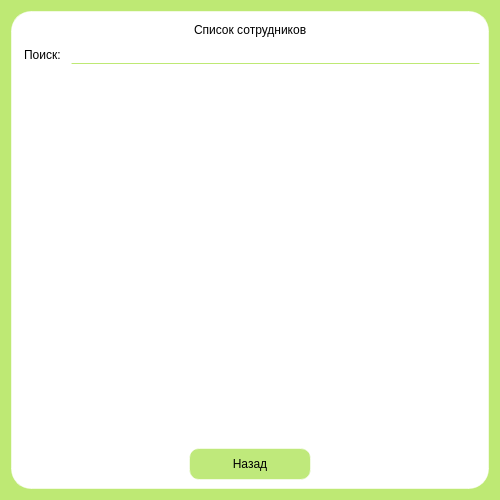
<?xml version="1.0" encoding="UTF-8"?>
<ui version="4.0">
 <class>PersonsWindow</class>
 <widget class="QWidget" name="PersonsWindow">
  <property name="geometry">
   <rect>
    <x>0</x>
    <y>0</y>
    <width>500</width>
    <height>500</height>
   </rect>
  </property>
  <property name="minimumSize">
   <size>
    <width>0</width>
    <height>0</height>
   </size>
  </property>
  <property name="maximumSize">
   <size>
    <width>16777215</width>
    <height>16777215</height>
   </size>
  </property>
  <property name="windowTitle">
   <string>Dialog</string>
  </property>
  <property name="styleSheet">
   <string notr="true">background-color: rgb(190, 233, 116);</string>
  </property>
  <layout class="QGridLayout" name="gridLayout">
   <item row="0" column="0">
    <widget class="QWidget" name="widget" native="true">
     <property name="styleSheet">
      <string notr="true">background-color: rgb(255, 255, 255);
border: 1px solid rgba(255, 255, 255, 140);
border-radius: 20px;
</string>
     </property>
     <layout class="QVBoxLayout" name="verticalLayout">
      <item>
       <layout class="QHBoxLayout" name="horizontalLayout">
        <item>
         <spacer name="horizontalSpacer_2">
          <property name="orientation">
           <enum>Qt::Horizontal</enum>
          </property>
          <property name="sizeHint" stdset="0">
           <size>
            <width>40</width>
            <height>20</height>
           </size>
          </property>
         </spacer>
        </item>
        <item>
         <widget class="QLabel" name="label_2">
          <property name="text">
           <string>Список сотрудников</string>
          </property>
         </widget>
        </item>
        <item>
         <spacer name="horizontalSpacer_3">
          <property name="orientation">
           <enum>Qt::Horizontal</enum>
          </property>
          <property name="sizeHint" stdset="0">
           <size>
            <width>40</width>
            <height>20</height>
           </size>
          </property>
         </spacer>
        </item>
       </layout>
      </item>
      <item>
       <layout class="QHBoxLayout" name="horizontalLayout_3">
        <item>
         <widget class="QLabel" name="label">
          <property name="text">
           <string>Поиск:</string>
          </property>
         </widget>
        </item>
        <item>
         <widget class="QLineEdit" name="Search">
          <property name="styleSheet">
           <string notr="true">border-bottom-color: rgb(190, 233, 116);</string>
          </property>
         </widget>
        </item>
       </layout>
      </item>
      <item>
       <widget class="QTableView" name="table_persons">
        <property name="styleSheet">
         <string notr="true"/>
        </property>
       </widget>
      </item>
      <item>
       <layout class="QHBoxLayout" name="horizontalLayout_2">
        <item>
         <spacer name="horizontalSpacer_4">
          <property name="orientation">
           <enum>Qt::Horizontal</enum>
          </property>
          <property name="sizeHint" stdset="0">
           <size>
            <width>40</width>
            <height>20</height>
           </size>
          </property>
         </spacer>
        </item>
        <item>
         <widget class="QPushButton" name="return_emp">
          <property name="styleSheet">
           <string notr="true">QPushButton {
color: black;
background-color: rgb(191, 233, 123);
border-radius: 10px;
width: 120px;
height: 30px;
} 
QPushButton:hover{
background-color: rgba(191, 233,140);
}

QPushButton:pressed{
background-color: rgba(191, 233,180);
}</string>
          </property>
          <property name="text">
           <string>Назад</string>
          </property>
         </widget>
        </item>
        <item>
         <spacer name="horizontalSpacer_5">
          <property name="orientation">
           <enum>Qt::Horizontal</enum>
          </property>
          <property name="sizeHint" stdset="0">
           <size>
            <width>40</width>
            <height>20</height>
           </size>
          </property>
         </spacer>
        </item>
       </layout>
      </item>
     </layout>
    </widget>
   </item>
  </layout>
 </widget>
 <resources/>
 <connections/>
</ui>
